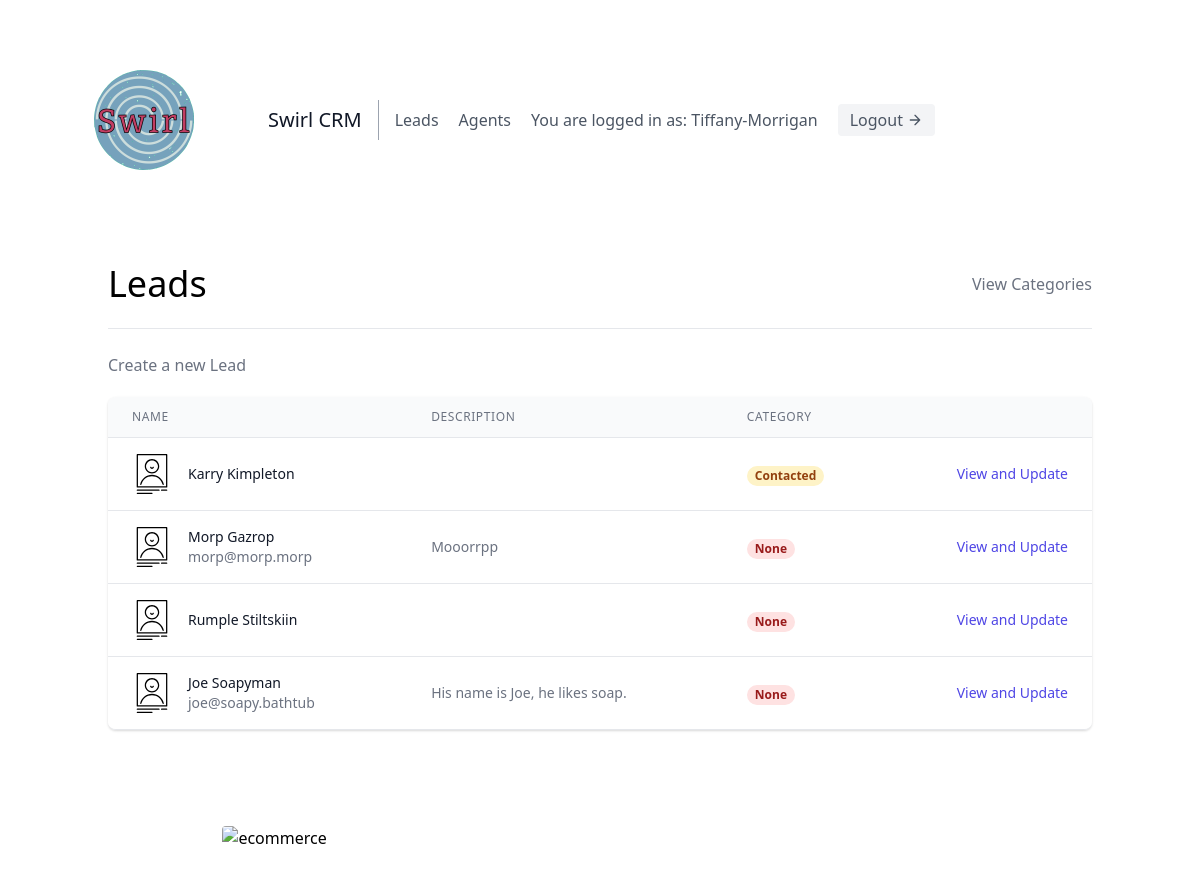
/leads/ (signed in), run on an earlier commit of the app's database.
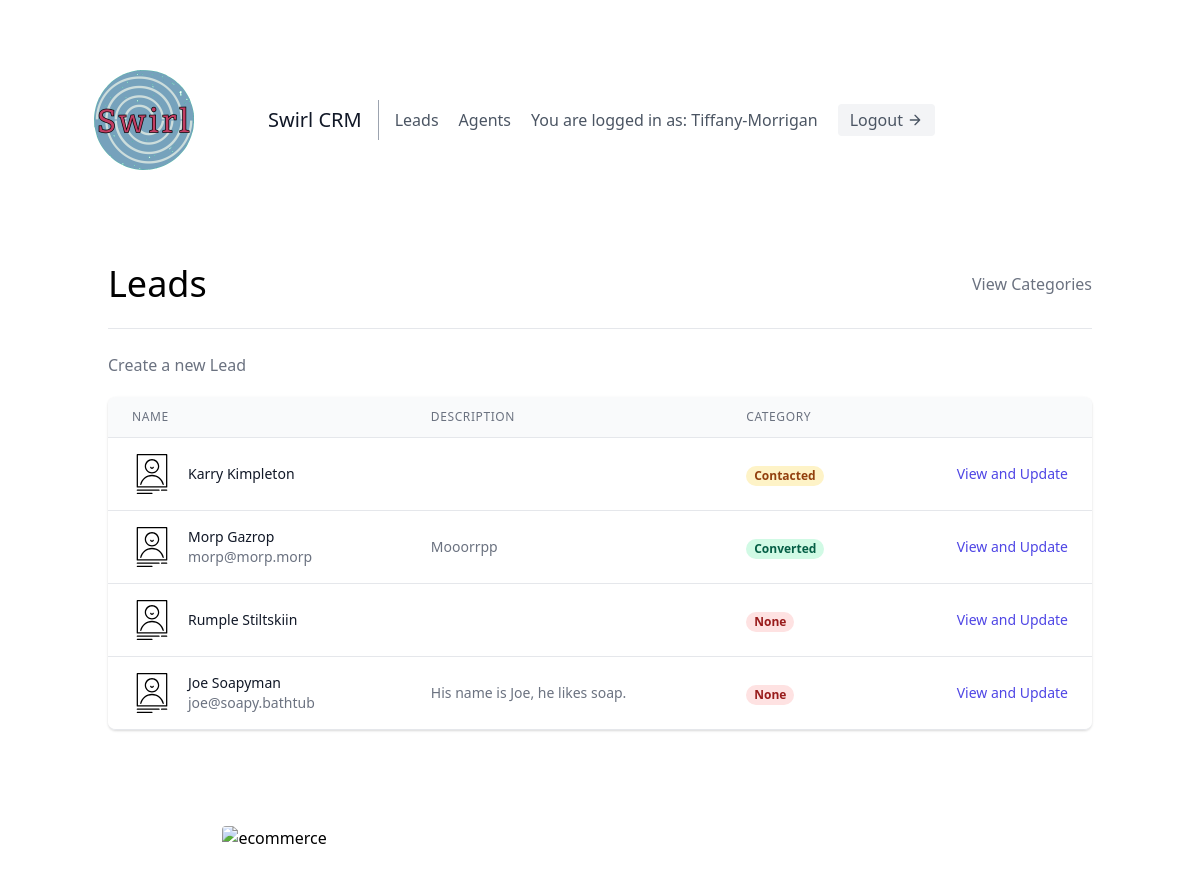
And on a later commit of the database.
### leads/models.py (models this page shows, shortened)
class User(AbstractUser):
    is_organiser = models.BooleanField(default=True)
    is_agent = models.BooleanField(default=False)

class Lead(models.Model):
    first_name = models.CharField(max_length=20)
    last_name = models.CharField(max_length=20)
    age = models.IntegerField(default=0)
    organisation = models.ForeignKey(UserProfile, on_delete=models.CASCADE)
    agent = models.ForeignKey("Agent", null=True, blank=True, on_delete=models.SET_NULL) #CASCADE
    category = models.ForeignKey("Category", related_name="leads", null=True, blank=True, on_delete=models.SET_NULL)
    description = models.TextField()
    date_added = models.DateTimeField(auto_now_add=True)
    phone_number = models.CharField(max_length=20)
    email = models.EmailField()

class Category(models.Model):
    name = models.CharField(max_length=30) # New, Contacted, Converted, Unconverted
    organisation = models.ForeignKey(UserProfile, on_delete=models.CASCADE)
    def __str__(self):
        return self.name

### leads/views.py (the view)
# urls.py: path('', LeadListView.as_view(), name='lead-list'),
class LeadListView(OrganisorAndLoginRequiedMixin, generic.ListView):
    template_name = "leads/lead_list_2.html"
    context_object_name = "leads"
    def get_queryset(self):
        user = self.request.user
        if user.is_organiser:
            queryset = Lead.objects.filter(
                organisation=user.userprofile,
                agent__isnull=False
            )
        else:
            queryset = Lead.objects.filter(
                organisation=user.agent.organisation,
                agent__isnull=False
            )
            queryset = queryset.filter(agent__user=user)
        return queryset
    def get_context_data(self, **kwargs):
        context = super(LeadListView, self).get_context_data(**kwargs)
        user = self.request.user
        if user.is_organiser:
            queryset = Lead.objects.filter(
                organisation=user.userprofile,
                agent__isnull=True
            )
            context.update({
                "unassigned_leads": queryset
            })
        return context

### agents/mixins.py (called while the page is built)
    def dispatch(self, request, *args, **kwargs):
        if not request.user.is_authenticated or not request.user.is_organiser:
            return redirect("leads:lead-list")
        return super().dispatch(request, *args, **kwargs)

### leads/templates/leads/lead_list_2.html (shortened to what this page needs)
{% extends 'base.html' %}
{%load static %}
{% block content %}
<div class="container mx-auto px-5">
  <div class="w-full mb-6 py-6 flex justify-between items-center border-b border-gray-200">
    <h1 class="text-4xl gray-800">Leads</h1>
    <a class="text-gray-500 hover:text-blue-500" href="{% url 'leads:category-list' %}">View Categories</a>
  </div>
    <div class="mb-5">
      <a class="text-gray-500 hover:text-blue-500" href="{% url 'leads:lead-create' %}">Create a new Lead</a>
    </div>
<div class="flex flex-col">
  <div class="-my-2 overflow-x-auto sm:-mx-6 lg:-mx-8">
    <div class="py-2 align-middle inline-block min-w-full sm:px-6 lg:px-8">
      <div class="shadow overflow-hidden border-b border-gray-200 sm:rounded-lg">
        <table class="min-w-full divide-y divide-gray-200">
          <thead class="bg-gray-50">
            <tr>
              <th scope="col" class="px-6 py-3 text-left text-xs font-medium text-gray-500 uppercase tracking-wider">
                Name
              </th>
              <th scope="col" class="px-6 py-3 text-left text-xs font-medium text-gray-500 uppercase tracking-wider">
                Description
              </th>
              <th scope="col" class="px-6 py-3 text-left text-xs font-medium text-gray-500 uppercase tracking-wider">
                Category
              </th>
              <th scope="col" class="relative px-6 py-3">
              </th>
            </tr>
          </thead>
          {% for lead in leads %}
          <tbody class="bg-white divide-y divide-gray-200">
            <tr>
              <td class="px-6 py-4 whitespace-nowrap">
                <div class="flex items-center">
                  <div class="flex-shrink-0 h-10 w-10">
                    <img src="{% static 'images/user-profile-picture.svg' %}">
                  </div>
                  <div class="ml-4">
                    <div class="text-sm font-medium text-gray-900">
                      {{ lead.first_name}} {{lead.last_name}}
                    </div>
                    <div class="text-sm text-gray-500">
                      {{ lead.email }}
                    </div>
                  </div>
                </div>
              </td>
              <td class="px-6 py-4 whitespace-nowrap">
                <div class="text-sm text-gray-500">{{ lead.description }}</div>
              </td>
              <td class="px-6 py-4 whitespace-nowrap">
              {% if lead.category.pk is 2 %}
                <span class="px-2 inline-flex text-xs leading-5 font-semibold rounded-full bg-green-100 text-green-800">
                  {{ lead.category }}
                </span>
              {% elif lead.category.pk is 1 %}
                <span class="px-2 inline-flex text-xs leading-5 font-semibold rounded-full bg-yellow-100 text-yellow-800">
                  {{ lead.category }}
                </span>
              {% else %}
                <span class="px-2 inline-flex text-xs leading-5 font-semibold rounded-full bg-red-100 text-red-800">
                  {{ lead.category }}
                </span>
              {% endif %}
              </td>
              <td class="px-6 py-4 whitespace-nowrap text-right text-sm font-medium">
                <a href="{% url 'leads:lead-detail' lead.pk %}" class="text-indigo-600 hover:text-indigo-900">View and Update</a>
              </td>
            </tr>
            {% endfor %}
          </tbody>
        </table>
      </div>
    </div>
  </div>
</div>
<div class="container px-5 py-24 mx-auto">
  <div class="lg:w-4/5 mx-auto flex flex-wrap">
    <img alt="ecommerce" class="h-3/4 w-auto justify-center object-cover object-center rounded" src="{% static 'images/CRM-home-image-lincoln-yoon-unsplash.jpg' %}">
  </div>
</div>
</div>
{% endblock content %}

### templates/base.html (shortened to what this page needs)
{% load static %}
<!DOCTYPE html>
<html lang="en">
<head>
    <link href="{% static 'css/styles.css' %}" rel="stylesheet" />
    <link href="https://unpkg.com/tailwindcss@^2/dist/tailwind.min.css" rel="stylesheet">
</head>
<body>
    <div class="max-w-4-xl mx-auto">
        {% include "navbar.html" %}
        {% block content %}
        {% endblock content %}
    </div>
</body>
</html>

### templates/navbar.html (shortened to what this page needs)
{% load static %}
<header class="text-gray-600 body-font">
  <div class="flex items-center mx-auto flex flex-wrap p-5 flex-col md:flex-row items-center">
    <a class="flex title-font font-medium items-center text-gray-900 mb-4 md:mb-0">
      <div class="px-1">
        <img class="transform scale-50 px-5" src="{% static 'images/swirl-logo-4.png' %}">
      </div>
      <span class="text-xl">Swirl CRM</span>
    </a>
    <nav class="md:mr-auto md:ml-4 md:py-1 md:pl-4 md:border-l md:border-gray-400	flex flex-wrap items-center text-base justify-center">
        {% if not request.user.is_authenticated %}
          <a href="{% url 'signup' %}" class="mr-5 hover:text-gray-900">Signup</a>
        {% else %}
          {% if request.user.is_organiser %}
          <a href="{% url 'leads:lead-list' %}" class="mr-5 hover:text-gray-900">Leads</a>
          {% endif %}
          <a href="{% url 'agents:agent-list' %}" class="mr-5 hover:text-gray-900">Agents</a>
        {% endif %}
        {% if request.user.is_authenticated %}
          You are logged in as: {{ request.user.username }}
        <a href="{% url 'logout' %}" class="ml-5 inline-flex items-center bg-gray-100 border-0 py-1 px-3 focus:outline-none hover:bg-gray-200 rounded text-base mt-4 md:mt-0">
        Logout
            <svg fill="none" stroke="currentColor" stroke-linecap="round" stroke-linejoin="round" stroke-width="2" class="w-4 h-4 ml-1" viewBox="0 0 24 24">
            <path d="M5 12h14M12 5l7 7-7 7"></path>
            </svg>
    </a>
        {% endif %}
  </div>
</header>

### templates/scripts.html (shortened to what this page needs)
{% load static %}

What changed in the data, as far as the page shows it:
changed Lead "Morp": category_id empty → 2 (drawn); category "None" → "Converted"
